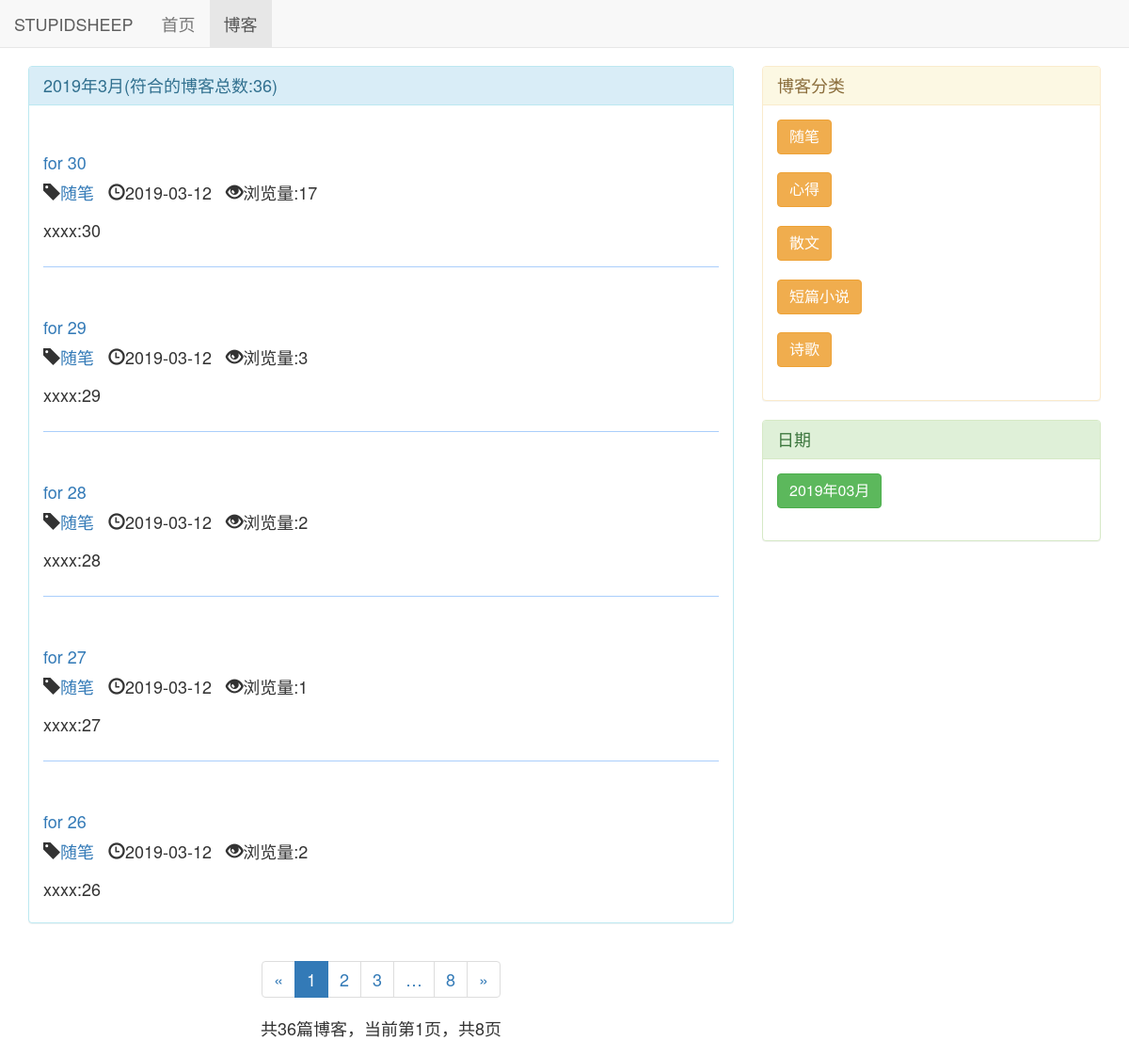
The page /blog/date/2019/3 on the database its author committed.
### blog/models.py (models this page shows, shortened)
class Blog(models.Model, ReadNumExpandMethod):
	title = models.CharField(max_length=30)
	content = RichTextUploadingField()
	blog_type = models.ForeignKey(BlogType, on_delete=models.DO_NOTHING)
	author = models.ForeignKey(User, on_delete=models.DO_NOTHING)
	read_details = GenericRelation(ReadDetail)
	created_time = models.DateTimeField(auto_now_add=True)
	last_updated_time = models.DateTimeField(auto_now=True)
	class Meta:  # 分页排序，一般最新的放在最前面，所以created_time前面有-号
		ordering = ['-created_time']

class BlogType(models.Model): # 必须在Blog的上面
	type_name = models.CharField(max_length=15)
	def __str__(self):
		return self.type_name

### read_count/models.py (models this page shows)
class ReadNum(models.Model):
	read_num = models.IntegerField(default=0)
	content_type = models.ForeignKey(ContentType, on_delete=models.DO_NOTHING)
	object_id = models.PositiveIntegerField() # 正整数字段
	content_object = GenericForeignKey('content_type', 'object_id')

### blog/views.py (the view)
# urls.py: path('date/<int:year>/<int:month>', blogs_with_date, name='blogs_with_date'),
def blogs_with_date(request, year, month):
	blogs_all_list = Blog.objects.filter(created_time__year=year, created_time__month=month)
	content = get_blogs_data_needed(request, blogs_all_list)
	content['blogs_with_date'] = '%s年%s月' %(year, month)
	return render(request, "blog/blogs_with_date.html", content)

### read_count/models.py (called while the page is built)
	def read_num(self):
		try:
			ct = ContentType.objects.get_for_model(self)
			readnum = ReadNum.objects.get(content_type=ct, object_id=self.pk)
			return readnum.read_num
		except exceptions.ObjectDoesNotExist as ReadNumNotExist:
			return 0

### blog/templates/blog/blogs_with_date.html (shortened to what this page needs)
{% extends 'blog/blog_list.html' %}
{% block blog_list_title %}{{ blogs_with_date }}(符合的博客总数:{{ page_of_blogs.paginator.count }}){% endblock %}

### blog/templates/blog/blog_list.html (shortened to what this page needs)
{% extends 'base.html' %}
{% block nav_blog_active %}active{% endblock %}
{% load staticfiles %}
{% block header_extends %}
	<link rel="stylesheet" type="text/css" href="{% static 'blog/blog.css' %}">
{% endblock %}
{% block content %}
	<div class="container">
		<div class="row">
			<div class="col-xs-8 col-sm-8 col-md-8">
				<div class="panel panel-info">
				  <div class="panel-heading">{% block blog_list_title %}博客列表{% endblock %}</div>
				  <div class="panel-body">
				    {% for blog in page_of_blogs %}
				    	<div class="blog">
				    		<h3 style="font-size:36px">
				    			<a href="{% url 'blog_detail' blog.pk %}">
									{{ blog.title }}
								</a>
				    		</h3>
				    		<p class="blog-info">
				    			<span class="glyphicon glyphicon-tag" aria-hidden="true"></span><a href="{% url 'blogs_with_type' blog.blog_type.pk %}">{{ blog.blog_type }}</a>&nbsp;&nbsp;
				    			<span class="glyphicon glyphicon-time" aria-hidden="true"></span>{{ blog.created_time|date:"Y-m-d"}}&nbsp;&nbsp;
				    			<span class="glyphicon glyphicon-eye-open" aria-hidden="true"></span>浏览量:{{ blog.read_num}}
				    		</p><br>
							<p>{{ blog.content|striptags|truncatechars:120 }}</p>
				    	</div>
						{% empty %}
							<div class="class">
								<h3>--暂无博客，敬请期待--</h3>
							</div>
					{% endfor %}
				  </div>
				</div>
				<div class="paginator">
					<nav aria-label="Page navigation">
					  <ul class="pagination">
					    <li>
					    	{% if page_of_blogs.has_previous %}
						    	<a href="?page={{ page_of_blogs.previous_page_number }}" aria-label="Previous">
						        	<span aria-hidden="true">&laquo;</span>
						      	</a>
					    	{% else %}
					    		<span aria-hidden="true">&laquo;</span>
					    	{% endif %}
					    </li>
					    {% for page_num in page_range %}
				    		{% if page_num == page_of_blogs.number %}
								<li class="active"><a href="?page={{ page_num }}">{{ page_num }}</a></li>
				    		{% else %}
				    			{% if page_num == "…" %}
				    			<li><a>{{ page_num }}</a></li>
				    			{% else %}
				    				<li><a href="?page={{ page_num }}">{{ page_num }}</a></li>
				    			{% endif %}
			    			{% endif %}
						{% endfor %}
					    <li>
					    	{% if page_of_blogs.has_next %}
						    	<a href="?page={{ page_of_blogs.next_page_number }}" aria-label="Next">
					        		<span aria-hidden="true">&raquo;</span>
					      		</a>
					    	{% else %}
					    		<span aria-hidden="true">&raquo;</span>
					    	{% endif %}
					    </li>
					  </ul>
					  <p style="font-size: 18px">共{{ page_of_blogs.paginator.count }}篇博客，当前第{{ page_of_blogs.number }}页，共{{ page_of_blogs.paginator.num_pages }}页</p>
					</nav>
				</div>
			</div>
			<div class="hidden-xs col-sm-4 col-md-4">
				<div class="panel panel-warning">
				  <div class="panel-heading">博客分类</div>
				  <div class="panel-body">
				    <ul class="blog-types">
						{% for blog_type in blog_types %}
							<li>
								<a style="font-size:16px" href="{% url 'blogs_with_type' blog_type.pk %}"class="btn btn-warning" title="博客有{{blog_type.blog_set.count}}篇">
									{{ blog_type.type_name }}
								</a>
							</li>
							<br>
						{% empty %}
							<li>
								暂无分类
							</li>
						{% endfor %}
					</ul>
				  </div>
				</div>
				<div class="panel panel-success">
				  <div class="panel-heading">日期</div>
				  <div class="panel-body">
				    <ul class="blog-dates">
						{% for blog_date, blog_count in blognum_of_date_list.items %}
							<li>
								<a style="font-size:16px" href="{% url 'blogs_with_date' blog_date.year blog_date.month %}"class="btn btn-success" title="博客有{{blog_count}}篇">
									{{ blog_date|date:"Y年m月" }}
								</a>
							</li>
							<br>
						{% empty %}
							<li>
								暂无分类
							</li>
						{% endfor %}
					</ul>
				  </div>
				</div>
			</div>
		</div>
	</div>
{% endblock %}

### static/mycss/base.css (style rules this page uses)
* { margin: 0; padding: 0; }
body { margin-top: 70px!important; }
a:link { text-decoration:none; }

### blog/static/blog/blog.css (style rules this page uses)
* { font-size: 18px; }
ul.blog-types { list-style-type:none; margin-bottom: 0em; }
ul.blog-dates { list-style-type:none; margin-bottom: 0em; }
div.blog h3 { margin-top: 0.5em; }
div.blog:not(:last-child) { margin-bottom: 2em; border-bottom: 1px solid #aacefb; padding-bottom: 1em; }
div.blog p.blog-info { margin-bottom: 0px; }
div.paginator { text-align: center; }

### rows shown on the page
Blog: title "for 30", blog_type "随笔", created_time "2019-03-12", read_num "17", content "xxxx:30"
Blog: title "for 29", blog_type "随笔", created_time "2019-03-12", read_num "3", content "xxxx:29"
Blog: title "for 28", blog_type "随笔", created_time "2019-03-12", read_num "2", content "xxxx:28"
Blog: title "for 27", blog_type "随笔", created_time "2019-03-12", read_num "1", content "xxxx:27"
Blog: title "for 26", blog_type "随笔", created_time "2019-03-12", read_num "2", content "xxxx:26"
BlogType: type_name "随笔"
BlogType: type_name "心得"
BlogType: type_name "散文"
BlogType: type_name "短篇小说"
BlogType: type_name "诗歌"

### other values the page prints
{{ blogs_with_date }} "2019年3月"
{{ page_of_blogs.paginator.count }} "36"
{{ page_num }} "1"
{{ page_num }} "2" "3" "8"
{{ page_num }} "…"
{{ page_of_blogs.number }} "1"
{{ page_of_blogs.paginator.num_pages }} "8"
{{ blog_date|date:"Y年m月" }} "2019年03月"
